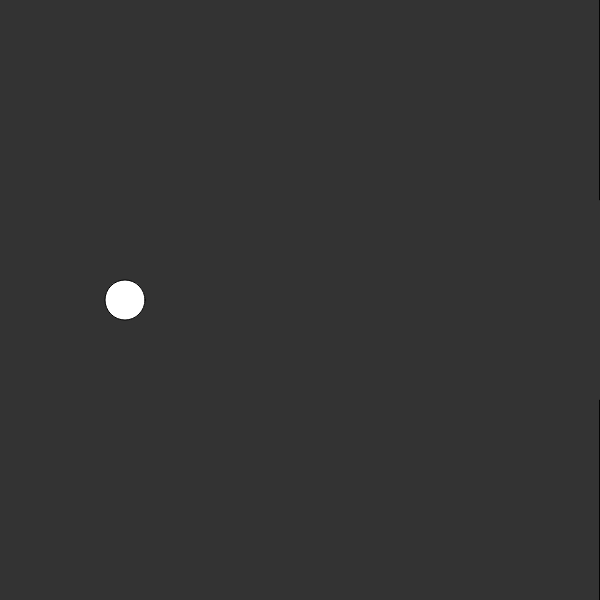
Frame 1 (no input)
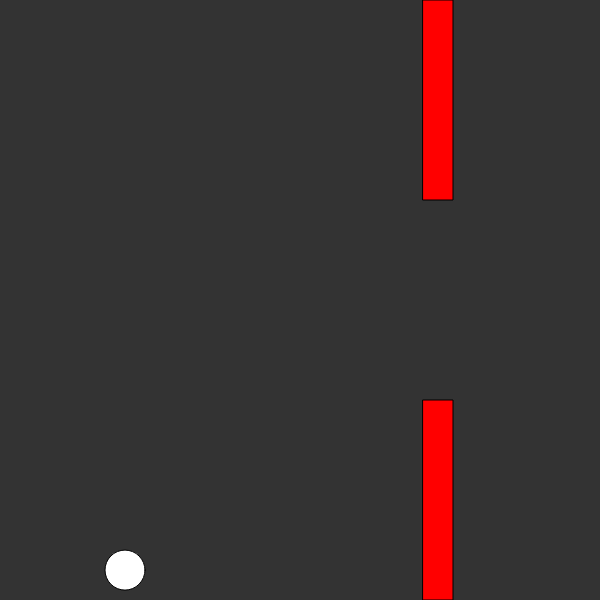
Frame 60 (no input)
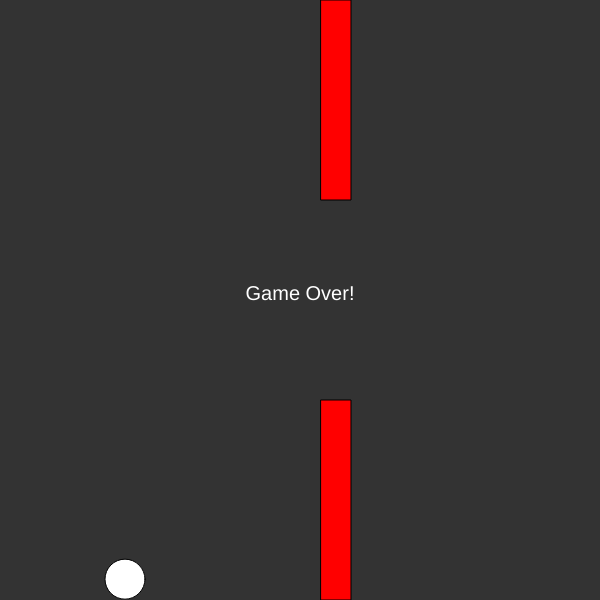
Frame 120 (the mouse pressed at the canvas centre since frame 60)

The p5.js sketch that drew these frames (run headless with seeded random() and noise() and a simulated clock; from frame 60 on, the mouse is pressed at the canvas centre):

// p5.js sketch
// ── sketch.js
var bird;
var pipe;
function setup() {
  createCanvas(600,600);
  //background(51);
  bird = new Bird(125, height/2, 40);
  bird.isDeath = false;
  pipe = new Pipe();
}

function draw() {
  if(!bird.isDeath){
    background(51);
    fill(255);
    bird.show();
    bird.update();
    bird.checkDeath(pipe);
    fill(255,0,0);
    pipe.show();
    pipe.move();
}
}

function mousePressed(){
    bird.up();
}

// ── bird.js
function Bird(x, y, diameter) {
	this.x = x;
	this.y = y;
	this.diameter = diameter;
	this.radius = diameter / 2.0;
	this.gravity = 0.6;
	this.upForce = -20;
	this.velocity = 0;
	this.isDeath = false;


	this.show = function() {
		ellipse(this.x, this.y, this.diameter, this.diameter);
	};

	this.up = function() {
		this.velocity += this.upForce;
	};

	this.update = function() {
		this.velocity += this.gravity;
		this.velocity *= 0.9;
		this.y += this.velocity;

	};

	this.dead = function() {
		this.isDeath = true;
		textSize(20);
		textAlign(CENTER);
		text("Game Over!", width / 2, height / 2)
	};

	this.checkDeath = function(pipe) {
		if (this.y > height - this.radius || this.y < this.radius) {
			this.dead();
		}else if (this.x + this.radius > pipe.x && this.x - this.radius < pipe.x + pipe.width &&
			(this.y + this.radius > pipe.DownPadding || this.y - this.radius < pipe.UpPadding)) {
			this.dead();
		}
	};
}

// ── pipe.js
function Pipe(){
  this.x = width;
  this.width = 30;
  this.height = 200;
  this.UpPadding = this.height;
  this.DownPadding = height - this.height;

  this.show = function(){
    rect(this.x, 0, this.width, this.height);
    rect(this.x, this.DownPadding, this.width, this.height);
  };

  this.move = function(){
    if(this.x <= this.width / 2){
      this.x = width;
    }
    this.x -= 3;
  };
}
